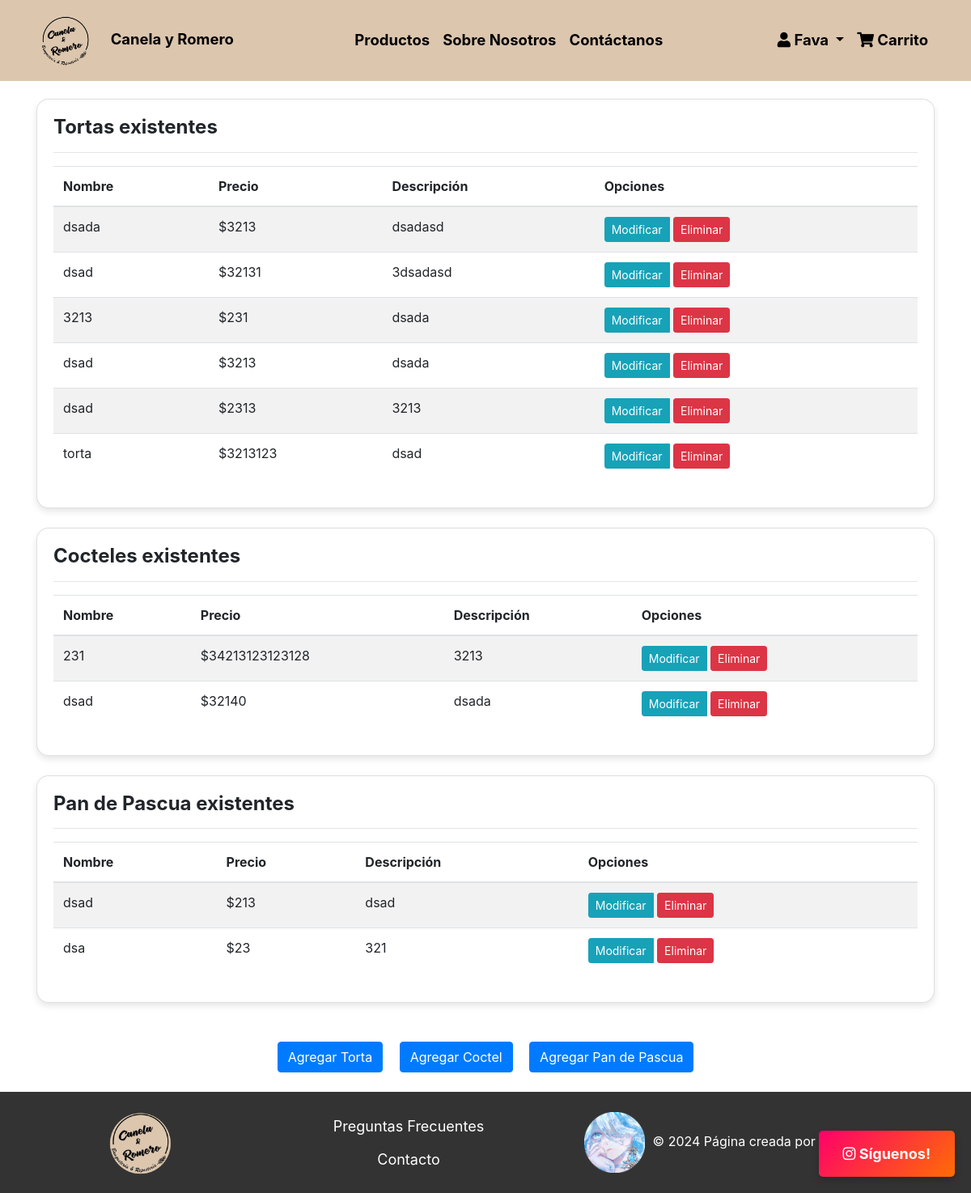
Before: /listar-productos/ (signed in) with the older database file.
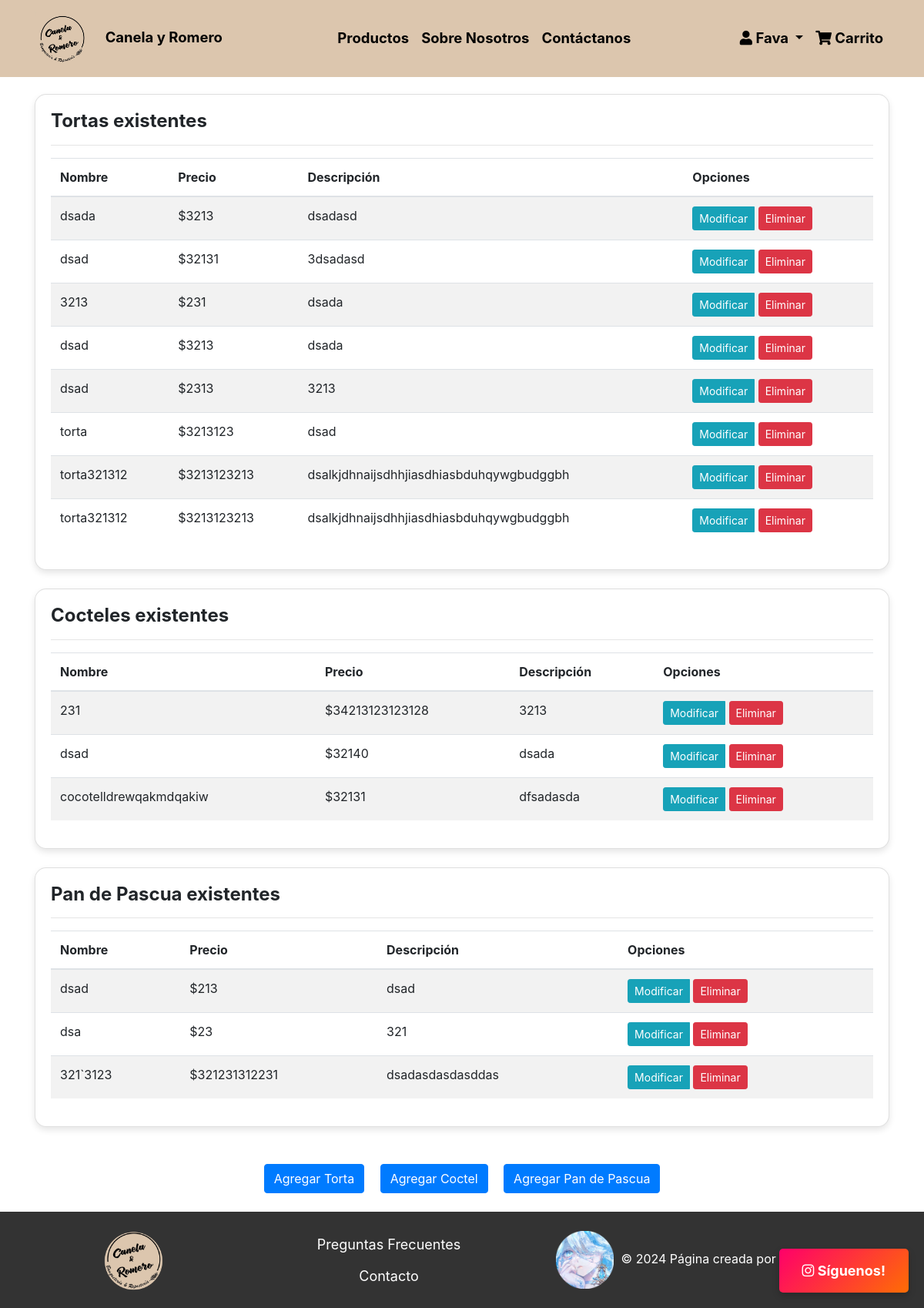
After: the same page with the newer database file.
### reposteria/models.py (models this page shows, shortened)
class Torta(models.Model):
    nombre=models.CharField(max_length=30)
    descripcion=models.TextField()
    precio=models.IntegerField()
    imagen=models.ImageField(upload_to="tortas", null=True)

class Coctel(models.Model):
    nombre=models.CharField(max_length=30)
    descripcion=models.TextField()
    precio=models.IntegerField()
    imagen=models.ImageField(upload_to="coctels", null=True)

class Pan_pascua(models.Model):
    nombre=models.CharField(max_length=30)
    descripcion=models.TextField()
    precio=models.IntegerField()
    imagen=models.ImageField(upload_to="pan_pascuas", null=True)

### reposteria/views.py (the view)
# urls.py: path('listar-productos/', user_passes_test(lambda u: u.is_superuser)(listar_productos), name="listar_productos"),
def listar_productos(request):
    tortas= Torta.objects.all()
    coctels= Coctel.objects.all()
    pan_pascuas= Pan_pascua.objects.all()
    data={
        'tortas':tortas,
        'coctels':coctels,
        'pan_pascuas':pan_pascuas
    }
    return render(request, 'reposteria/producto/listar.html', data)

### reposteria/templates/reposteria/producto/listar.html (shortened to what the changed rows need)
{% extends 'reposteria/base.html' %}
{% block contenido %}
<div class="container py-4">
    <div class="row row-cols-1 row-cols-md-3 g-4">
        <div class="col mb-4">
            <div class="card h-100">
                <div class="card-body">
                    <h2 class="card-title">Tortas existentes</h2>
                    <div class="table-responsive">
                        <table class="table table-striped table-hover">
                            <thead>
                                <tr>
                                    <th>Nombre</th>
                                    <th>Precio</th>
                                    <th>Descripción</th>
                                    <th>Opciones</th>
                                </tr>
                            </thead>
                            <tbody>
                                {% for torta in tortas %}
                                <tr>
                                    <td>{{ torta.nombre }}</td>
                                    <td>${{ torta.precio }}</td>
                                    <td>{{ torta.descripcion }}</td>
                                    <td>
                                        <div class="btn-group" role="group">
                                            <a href="{% url 'modificar_producto' 'torta' torta.id %}" class="btn btn-info btn-sm">Modificar</a>
                                            <form action="{% url 'eliminar_producto' 'torta' torta.id %}" method="post" class="d-inline">
                                                <button type="submit" class="btn btn-danger btn-sm" onclick="return confirm('¿Estás seguro de eliminar esta torta?')">Eliminar</button>
                                            </form>
                                        </div>
                                    </td>
                                </tr>
                                {% empty %}
                                <tr>
                                    <td colspan="4" class="text-center">No hay tortas disponibles.</td>
                                </tr>
                                {% endfor %}
                            </tbody>
                        </table>
                    </div>
                </div>
            </div>
        </div>
        <div class="col mb-4">
            <div class="card h-100">
                <div class="card-body">
                    <h2 class="card-title">Cocteles existentes</h2>
                    <div class="table-responsive">
                        <table class="table table-striped table-hover">
                            <thead>
                                <tr>
                                    <th>Nombre</th>
                                    <th>Precio</th>
                                    <th>Descripción</th>
                                    <th>Opciones</th>
                                </tr>
                            </thead>
                            <tbody>
                                {% for coctel in coctels %}
                                <tr>
                                    <td>{{ coctel.nombre }}</td>
                                    <td>${{ coctel.precio }}</td>
                                    <td>{{ coctel.descripcion }}</td>
                                    <td>
                                        <div class="btn-group" role="group">
                                            <a href="{% url 'modificar_producto' 'coctel' coctel.id %}" class="btn btn-info btn-sm">Modificar</a>
                                            <form action="{% url 'eliminar_producto' 'coctel' coctel.id %}" method="post" class="d-inline">
                                                <button type="submit" class="btn btn-danger btn-sm" onclick="return confirm('¿Estás seguro de eliminar este coctel?')">Eliminar</button>
                                            </form>
                                        </div>
                                    </td>
                                </tr>
                                {% empty %}
                                <tr>
                                    <td colspan="4" class="text-center">No hay cocteles disponibles.</td>
                                </tr>
                                {% endfor %}
                            </tbody>
                        </table>
                    </div>
                </div>
            </div>
        </div>
        <div class="col mb-4">
            <div class="card h-100">
                <div class="card-body">
                    <h2 class="card-title">Pan de Pascua existentes</h2>
                    <div class="table-responsive">
                        <table class="table table-striped table-hover">
                            <thead>
                                <tr>
                                    <th>Nombre</th>
                                    <th>Precio</th>
                                    <th>Descripción</th>
                                    <th>Opciones</th>
                                </tr>
                            </thead>
                            <tbody>
                                {% for pan_pascua in pan_pascuas %}
                                <tr>
                                    <td>{{ pan_pascua.nombre }}</td>
                                    <td>${{ pan_pascua.precio }}</td>
                                    <td>{{ pan_pascua.descripcion }}</td>
                                    <td>
                                        <div class="btn-group" role="group">
                                            <a href="{% url 'modificar_producto' 'pan_pascua' pan_pascua.id %}" class="btn btn-info btn-sm">Modificar</a>
                                            <form action="{% url 'eliminar_producto' 'pan_pascua' pan_pascua.id %}" method="post" class="d-inline">
                                                <button type="submit" class="btn btn-danger btn-sm" onclick="return confirm('¿Estás seguro de eliminar este pan de pascua?')">Eliminar</button>
                                            </form>
                                        </div>
                                    </td>
                                </tr>
                                {% empty %}
                                <tr>
                                    <td colspan="4" class="text-center">No hay panes de pascua disponibles.</td>
                                </tr>
                                {% endfor %}
                            </tbody>
                        </table>
                    </div>
                </div>
            </div>
        </div>
    </div>
</div>
{% endblock %}

Changed rows visible on the page:
added Torta: nombre "torta321312", precio "3213123213", descripcion "dsalkjdhnaijsdhhjiasdhiasbduhqywgbudggbh"
added Torta: nombre "torta321312", precio "3213123213", descripcion "dsalkjdhnaijsdhhjiasdhiasbduhqywgbudggbh"
added Coctel: nombre "cocotelldrewqakmdqakiw", precio "32131", descripcion "dfsadasda"
added Pan_pascua: nombre "321`3123", precio "321231312231", descripcion "dsadasdasdasddas"
